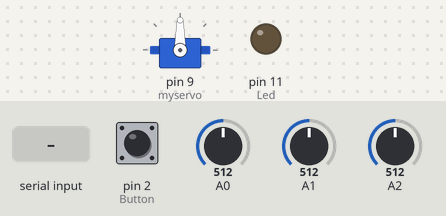
Recording of a sketch running on a simulated Arduino Uno, built with avr-gcc and run on an emulated ATmega328P. On the bench: servo, output pins drawn as LEDs (lit = HIGH). The inputs (shaded band) are chosen by the test bench; at power-on: pin 2 (Button) LOW, A0 = 512, A1 = 512, A2 = 512. What the sketch prints to the serial monitor is not drawn.

Above: at 1.2 s.
1.3 s: "90,45\n" received over Serial
At 3.09 s:
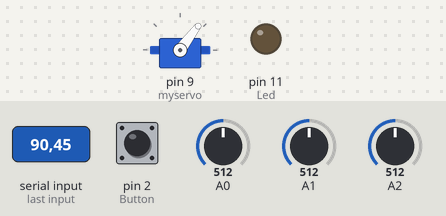
4.3 s: pin 2 (Button) pulled HIGH for 0.15 s
At 4.8 s:
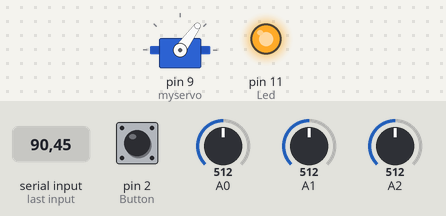
7.4 s: "30,150\n" received over Serial
10.4 s: "10\n" received over Serial
13.4 s: pin 2 (Button) pulled HIGH for 3.2 s
At 15.3 s:
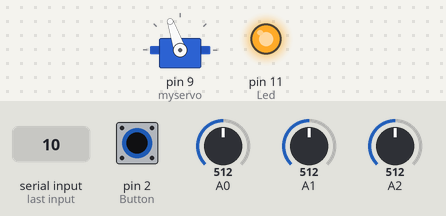
19.6 s: "5\n" received over Serial
At 21.3 s:
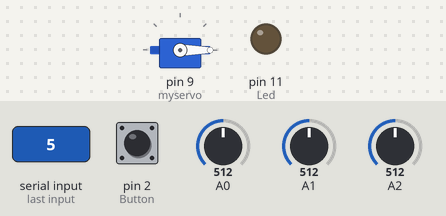
Timing chart, 0 to 22.8 s (numbered marks = the images above; inputs shaded):
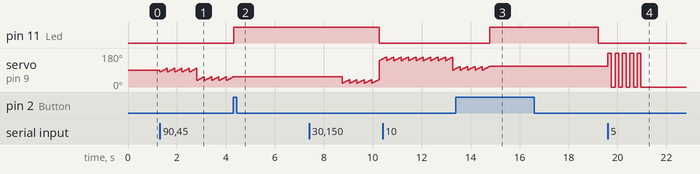

Measured:
- after the input at 4.3 s, pin 11 (Led): LOW → HIGH at once
- after the input at 7.4 s, pin 11 (Led): HIGH → LOW after 2.9 s instead of 1.3 s
- after the input at 13.4 s, pin 11 (Led): LOW → HIGH after 1.4 s, → LOW 4.4 s later
- after the input at 19.6 s, servo on pin 9 (myservo): alternates 180° for 0.15 s and 0° for 0.15 s, 10 changes in all, then stays 0°, starting at once

The sketch:

Final.ino
```cpp
#define cbi(sfr, bit)(_SFR_BYTE(sfr) &= ~_BV(bit))
#define sbi(sfr, bit)(_SFR_BYTE(sfr) |= _BV(bit))

#include <Servo.h>
Servo myservo;

//............................[SYSTEM VARIABLES].................................

float td1; // TIMING FLOATS
float td2;
float tm1;
float tm2;

const int Led = 11;
const int Button = 2;
const int samples = 200;

int incomingByte = 0;
int t[3];
int ar[3];
int B_state = 0;
int pos1;
int pos2;

unsigned int ss1[samples];
unsigned int ss2[samples];
unsigned int ss3[samples];

char buf[11];
String inString = "";
long numVal;

//.................................[SYSTEM SETUP]...................................
void setup() {
  cbi(ADCSRA, ADPS2); // ADJUSTMENTS FOR ADC SPEED
  sbi(ADCSRA, ADPS1);
  sbi(ADCSRA, ADPS0);

  Serial.begin(115200); // BAUDRATE
  pinMode(Led, OUTPUT);
  pinMode(Button, INPUT);
  myservo.attach(9);
}


//..............................[DATA COLLECTION SECTION]...........................
void loop() {
  B_state = digitalRead(Button);

  if (B_state == HIGH) {
    //td1 = micros() ;  //SIGNAL CAPTURE TIMING
    digitalWrite(Led, HIGH);

    for (int k = 0; k < 20; k++) {
      for (int i = 0; i < 200; i++) {
        ss1[i] = analogRead(0);
        ss2[i]  = analogRead(1);
        ss3[i]  = analogRead(2);
      }

      for (int j = 0; j < samples; j++) {
        Serial.print(int(ss1[j]));
        Serial.print("\t");
        Serial.print(int(ss2[j]));
        Serial.print("\t");
        Serial.print(int(ss3[j]));
        Serial.println();
      }
    }
    td2 = micros() - td1;   //SIGNAL CAPTURE TIMING
    //Serial.print(td2);
  }

  else {
    digitalWrite(Led, LOW);
  }

  //................................[ORIGINAL DOA MOTOR SECTION]...........................
  if (Serial.available() > 0) {
    tm1 = micros() ;  // START MOTOR TIMER
    for (int i = 0; i < 3; i++) {
      ar[i] = Serial.read();

      if (ar[i] == 10) {
        break;
      }

      Serial.print("charVal:");
      Serial.print(ar[i]);
      Serial.println();
      t[i] = ar[i] - 48;   //CHAR TO INT CONVERSION
    }
    snprintf(buf, sizeof(buf), "%d%d%d", t[0], t[1], t[2]);

    numVal = atol(buf);  // SYSTEM DOA

 //................................[ALTERED DOA MOTOR SECTION]...........................
 // NOTE: THE [ORIGINAL DOA MOTOR CODE] IS STILL INCLUDED IN [ALTERED DOA MOTOR SECTION]
    pos1 = numVal - 10;  // MINIMUM DOA FOR SWIVEL
    pos2 = numVal + 10;  // MAXIMUM DOA FOR SWIVEL

    for (int f = 0; f < 5; f++) {  //SWIVEL FROM DOA_MIN TO DOA_MAX
      for (pos1; pos1 < pos2; pos1 += 1)
      {
        myservo.write(pos1);
        delay(15);
      }
      pos1 = numVal - 10;
    }
    tm2 = micros() - tm1; // END MOTOR TIMER
    Serial.print("Motor Time:");
    Serial.print(tm2);
    Serial.println();

    Serial.print("DoA:");
    Serial.print(numVal);
    Serial.println();

    Serial.print("DoA_min:");
    Serial.print(pos1);
    Serial.println();

    Serial.print("DoA_max:");
    Serial.print(pos2);
    Serial.println();
  }
}
```
